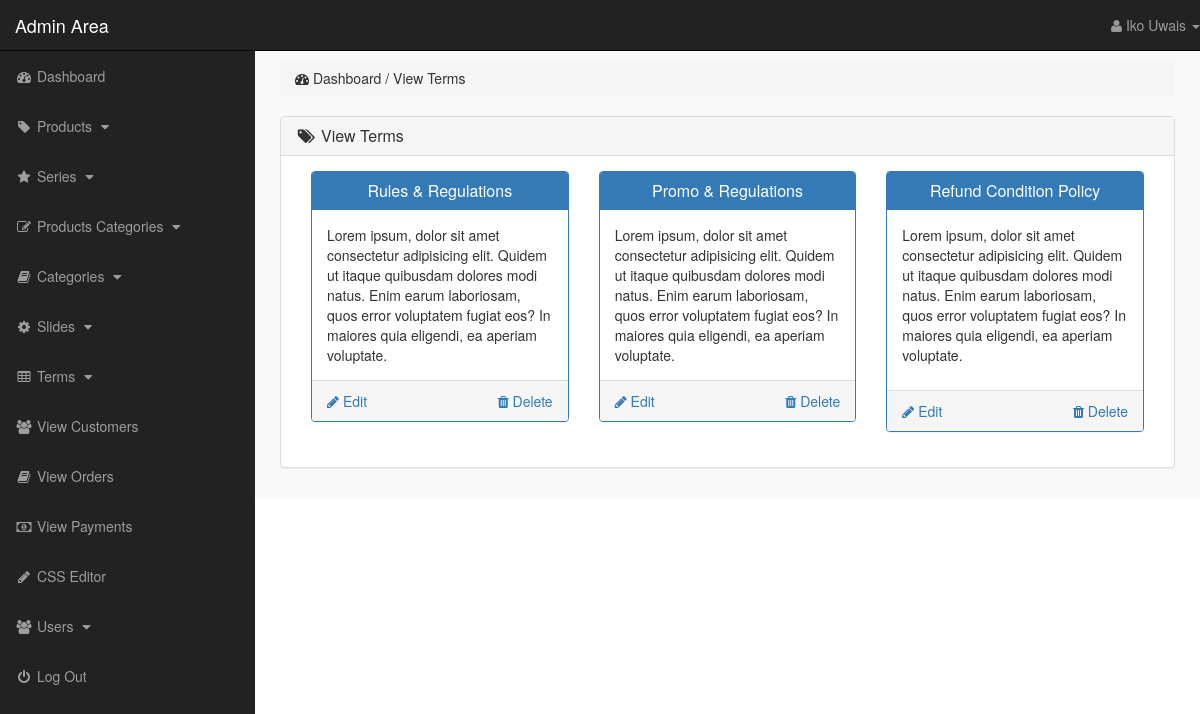
/admin_area/index.php?view_terms (signed in), run on the app's committed database.
### tables this page shows
CREATE TABLE `terms` (
  `term_id` int(10) NOT NULL,
  `term_title` varchar(100) NOT NULL,
  `term_link` varchar(100) NOT NULL,
  `term_desc` text NOT NULL
);

### admin_area/view_terms.php (the view)
<?php
    if(!isset($_SESSION['admin_email'])){
        echo "<script>window.open('login.php','_self')</script>";
    }else{
?>
<div class="row">
    <div class="col-lg-12">
        <ol class="breadcrumb">
            <li>
                <i class="fa fa-dashboard"></i> Dashboard / View Terms
            </li>
        </ol>
    </div>
</div>
<div class="row">
    <div class="col-lg-12">
        <div class="panel panel-default">
            <div class="panel-heading">
                <h3 class="panel-title">
                    <i class="fa fa-tags fa-fw"></i> View Terms
                </h3>
            </div>
            <div class="panel-body">
                <?php
                    $get_terms = "select * from terms";
                    $run_terms = mysqli_query($con,$get_terms);
                    while($run_terms_section=mysqli_fetch_array($run_terms)){
                        $term_id = $run_terms_section['term_id'];
                        $term_title = $run_terms_section['term_title'];
                        $term_desc = substr($run_terms_section['term_desc'],0,400);
                ?>
                <div class="col-lg-4 col-md-4">
                    <div class="panel panel-primary">
                        <div class="panel-heading">
                            <h3 class="panel-title" align="center">
                                <?php echo $term_title; ?>
                            </h3>
                        </div>
                        <div class="panel-body">
                        <?php echo $term_desc; ?>
                        </div>
                        <div class="panel-footer">
                            <center>
                                <a href="index.php?delete_term=<?php echo $term_id; ?>" class="pull-right">
                                 <i class="fa fa-trash"></i> Delete
                                </a>
                                <a href="index.php?edit_term=<?php echo $term_id; ?>" class="pull-left">
                                 <i class="fa fa-pencil"></i> Edit
                                </a>
                                <div class="clearfix"></div>
                            </center>
                        </div>
                    </div>
                </div>
                <?php } ?>
            </div>
        </div>
    </div>
</div>
<?php } ?>

### admin_area/includes/sidebar.php (shortened to what this page needs)
<?php
    if(!isset($_SESSION['admin_email'])){
        echo "<script>window.open('login.php','_self')</script>";
    }else{
?>
<nav class="navbar navbar-inverse navbar-fixed-top">
    <div class="navbar-header">
        <a href="index.php?dashboard" class="navbar-brand">Admin Area</a>
    </div>
    <ul class="nav navbar-right top-nav">
        <li class="dropdown">
            <a href="#" class="dropdown-toggle" data-toggle="dropdown">
                <i class="fa fa-user"></i> <?php echo $admin_name;  ?> <b class="caret"></b>
            </a>
        </li>
    </ul>
    <div class="collapse navbar-collapse navbar-ex1-collapse">
        <ul class="nav navbar-nav side-nav">
            <li>
                <a href="index.php?dashboard">
                        <i class="fa fa-fw fa-dashboard"></i> Dashboard
                </a>
            </li>
            <li>
                <a href="#" data-toggle="collapse" data-target="#products">
                        <i class="fa fa-fw fa-tag"></i> Products
                        <i class="fa fa-fw fa-caret-down"></i>
                </a>
            </li>
            <li>
                <a href="#" data-toggle="collapse" data-target="#manufacturer">
                        <i class="fa fa-fw fa-star"></i> Series
                        <i class="fa fa-fw fa-caret-down"></i>
                </a>
            </li>
            <li>
                <a href="#" data-toggle="collapse" data-target="#p_cat">
                        <i class="fa fa-fw fa-edit"></i> Products Categories
                        <i class="fa fa-fw fa-caret-down"></i>
                </a>
            </li>
            <li>
                <a href="#" data-toggle="collapse" data-target="#cat">
                        <i class="fa fa-fw fa-book"></i> Categories
                        <i class="fa fa-fw fa-caret-down"></i>
                </a>
            </li>
            <li>
                <a href="#" data-toggle="collapse" data-target="#slides">
                        <i class="fa fa-fw fa-gear"></i> Slides
                        <i class="fa fa-fw fa-caret-down"></i>
                </a>
            </li>
            <li>
                <a href="#" data-toggle="collapse" data-target="#terms">
                        <i class="fa fa-fw fa-table"></i> Terms
                        <i class="fa fa-fw fa-caret-down"></i>
                </a>
            </li>
            <li>
                <a href="index.php?view_customers">
                    <i class="fa fa-fw fa-users"></i> View Customers
                </a>
            </li>
            <li>
                <a href="index.php?view_orders">
                    <i class="fa fa-fw fa-book"></i> View Orders
                </a>
            </li>
            <li>
                <a href="index.php?view_payments">
                    <i class="fa fa-fw fa-money"></i> View Payments
                </a>
            </li>
            <li>
                <a href="index.php?edit_css">
                    <i class="fa fa-fw fa-pencil"></i> CSS Editor
                </a>
            </li>
            <li>
                <a href="#" data-toggle="collapse" data-target="#users">
                        <i class="fa fa-fw fa-users"></i> Users
                        <i class="fa fa-fw fa-caret-down"></i>
                </a>
            </li>
            <li>
                <a href="logout.php">
                    <i class="fa fa-fw fa-power-off"></i> Log Out
                </a>
            </li>
        </ul>
    </div>
</nav>
<?php } ?>

### admin_area/css/style.css (style rules this page uses)
body { margin-top: 100px; }
@media (min-width: 768px) { body { margin-top: 50px; } }
.top-nav { 0 15px; }
.top-nav>li { float: left; display: inline-block; }
.top-nav>li>a { color: #999999; line-height: 20px; padding-top: 15px; padding-bottom: 15px; }
@media (min-width: 768px) { .side-nav { position: fixed; top: 51px; bottom: 0; width: 255px; overflow-y: auto; overflow-x: hidden; background-color: #222222; padding-bottom: 40px; border-radius: 0; } }
@media (min-width: 768px) { .side-nav>li>a { width: 255px; } }
.panel-body { border-radius: 5px; }

### data on the page
terms: term_title "Rules & Regulations", term_desc "Lorem ipsum, dolor sit amet consectetur adipisicing elit. Quidem ut itaque quibusdam dolores modi natus. Enim earum laboriosam, quos error voluptatem fugiat eos? In maiores quia eligendi, ea aperiam voluptate."
terms: term_title "Promo & Regulations", term_desc "Lorem ipsum, dolor sit amet consectetur adipisicing elit. Quidem ut itaque quibusdam dolores modi natus. Enim earum laboriosam, quos error voluptatem fugiat eos? In maiores quia eligendi, ea aperiam voluptate."
terms: term_title "Refund Condition Policy", term_desc "Lorem ipsum, dolor sit amet consectetur adipisicing elit. Quidem ut itaque quibusdam dolores modi natus. Enim earum laboriosam, quos error voluptatem fugiat eos? In maiores quia eligendi, ea aperiam voluptate."

### other printed values
$admin_name "Iko Uwais"
